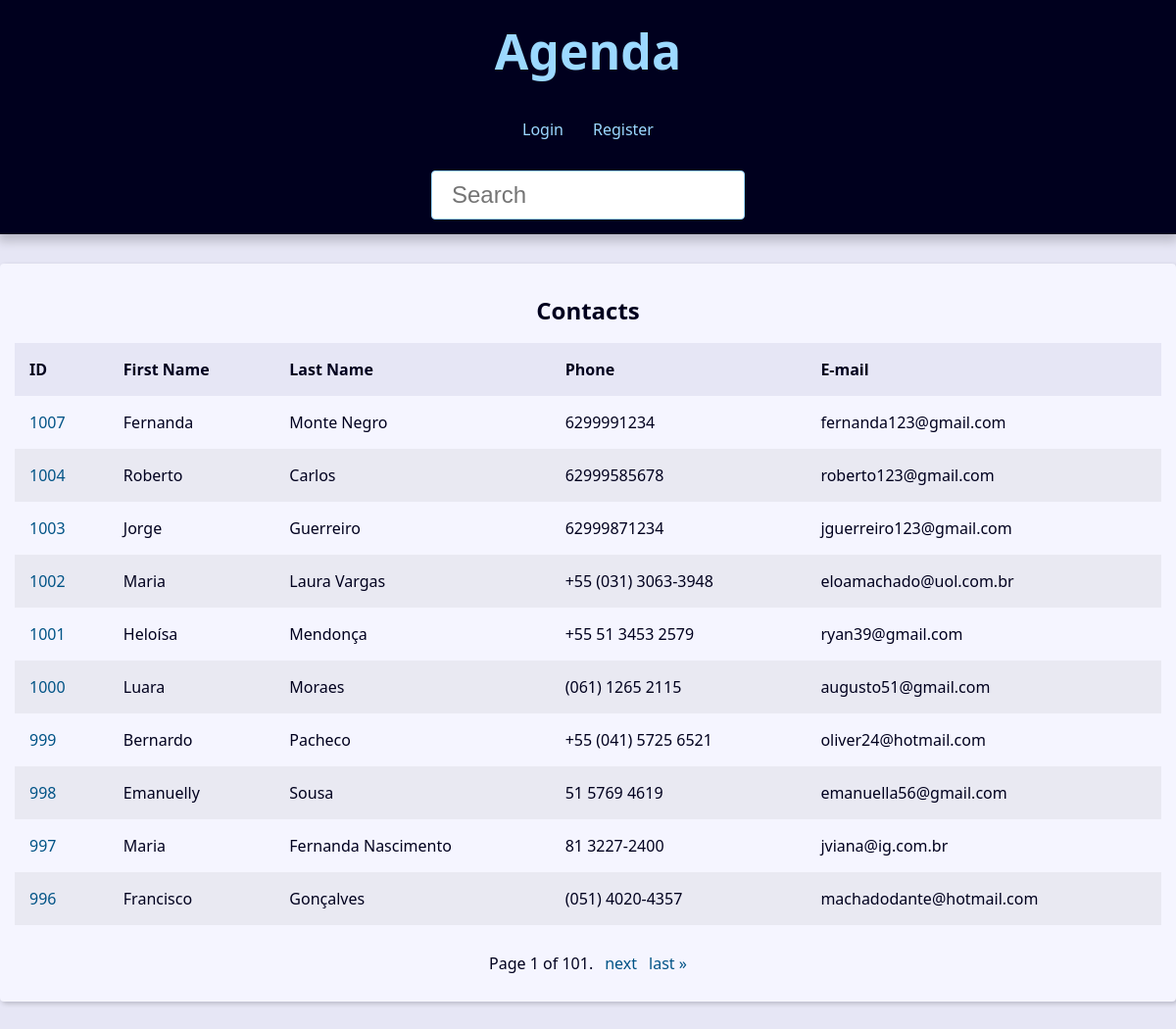
Before: / with the older database file.
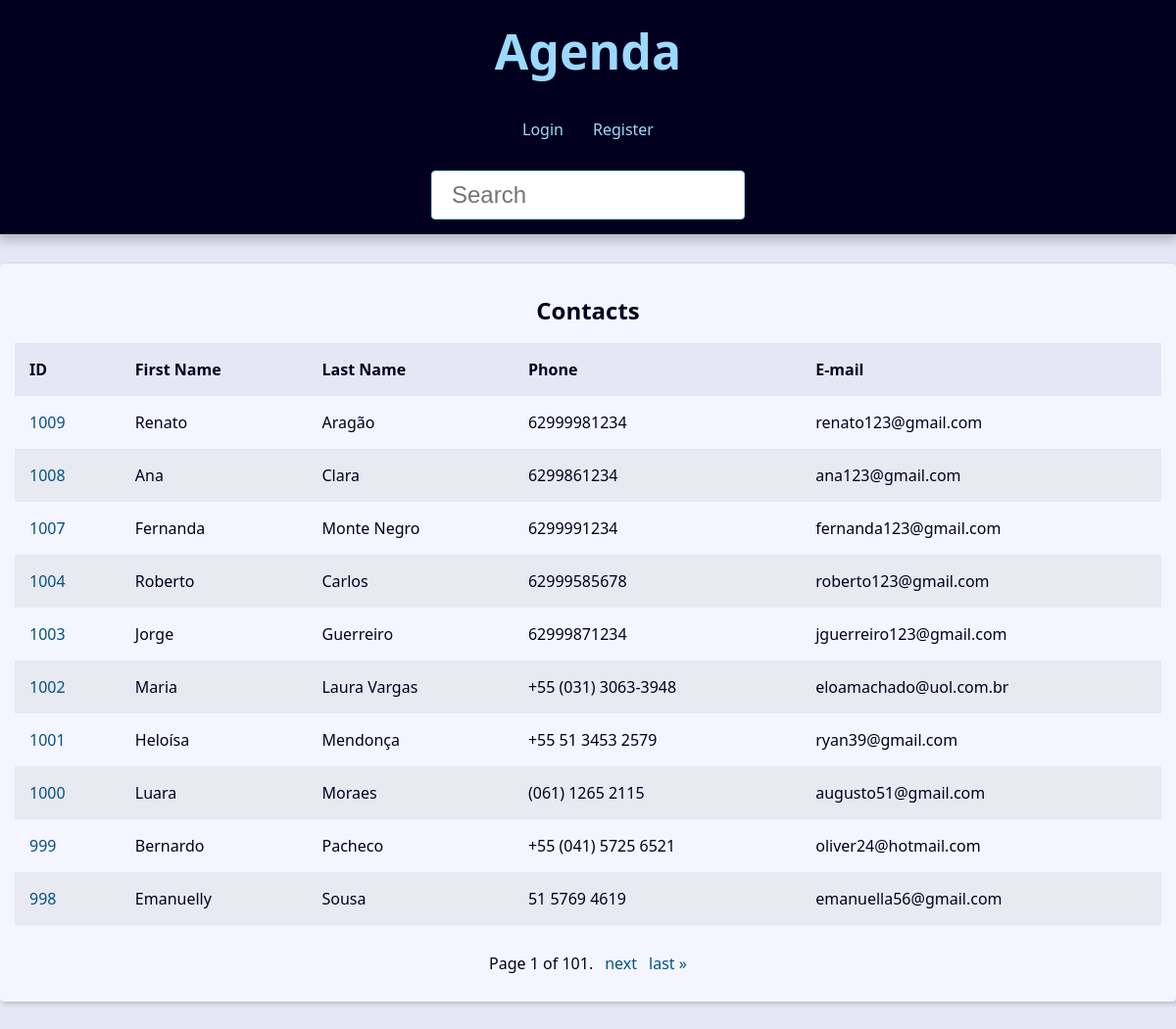
After: the same page with the newer database file.
### contact/models.py (models this page shows, shortened)
class Contact(models.Model):
    first_name = models.CharField(max_length=50)
    last_name = models.CharField(max_length=50, blank=True)
    phone = models.CharField(max_length=50)
    email = models.EmailField(max_length=254, blank=True)
    created_date = models.DateTimeField(default=timezone.now)
    description = models.TextField(blank=True)
    show = models.BooleanField(default=True)
    picture = models.ImageField(blank=True, null=True, upload_to='pictures/%Y/%m/')
    category = models.ForeignKey(
        Category,
        on_delete=models.SET_NULL,
        blank=True, null=True
    )
    owner = models.ForeignKey(
        User,
        on_delete=models.SET_NULL,
        blank=True, null=True
    )

### contact/views/contact_views.py (the view)
# urls.py: path('', views.index, name='index'),
def index(request):
    contacts = Contact.objects \
        .filter(show=True)\
        .order_by('-id')
    paginator = Paginator(contacts, 10)
    page_number = request.GET.get("page")
    page_obj = paginator.get_page(page_number)
    context = {
        'page_obj': page_obj,
        'site_title': 'Contatos - '
    }
    return render(
        request,
        'contact/index.html',
        context
    )

### contact/templates/contact/index.html (shortened to what this page needs)
{% extends 'global/base.html' %}
{% block content %}
  {% if page_obj %}
    <div class="responsive-table">
      <table class="contacts-table">
        <caption class="table-caption ">
          Contacts
        </caption>
        <thead>
          <tr class="table-row table-row-header">
            <th class="table-header">ID</th>
            <th class="table-header">First Name</th>
            <th class="table-header">Last Name</th>
            <th class="table-header">Phone</th>
            <th class="table-header">E-mail</th>
          </tr>
        </thead>
        <tbody>
          {% for contact in page_obj %}
            <tr class="table-row">
              <td class="table-cel">
                <a
                  class="table-link"
                  href="{% url 'contact:contact' contact.id %}"
                >
                  {{ contact.id }}
                </a>
              </td>
              <td class="table-cel">
                {{ contact.first_name }}
              </td>
              <td class="table-cel">
                {{ contact.last_name }}
              </td>
              <td class="table-cel">
                {{ contact.phone }}
              </td>
              <td class="table-cel">
                {{ contact.email }}
              </td>
            </tr>
          {% endfor %}
        </tbody>
      </table>
    </div>
  {% else %}
    <div class="single-contact">
      <h1 class="single-contact-name">
        Nenhum contato encontrado.
      </h1>
    </div>
  {% endif %}
{% endblock content %}

Changed rows visible on the page:
no longer on this page (row unchanged): Contact: id "997", first_name "Maria", last_name "Fernanda Nascimento", phone "81 3227-2400", email "jviana@ig.com.br"
no longer on this page (row unchanged): Contact: id "996", first_name "Francisco", last_name "Gonçalves", phone "(051) 4020-4357", email "machadodante@hotmail.com"
added Contact: id "1009", first_name "Renato", last_name "Aragão", phone "62999981234", email "renato123@gmail.com"
added Contact: id "1008", first_name "Ana", last_name "Clara", phone "6299861234", email "ana123@gmail.com"
